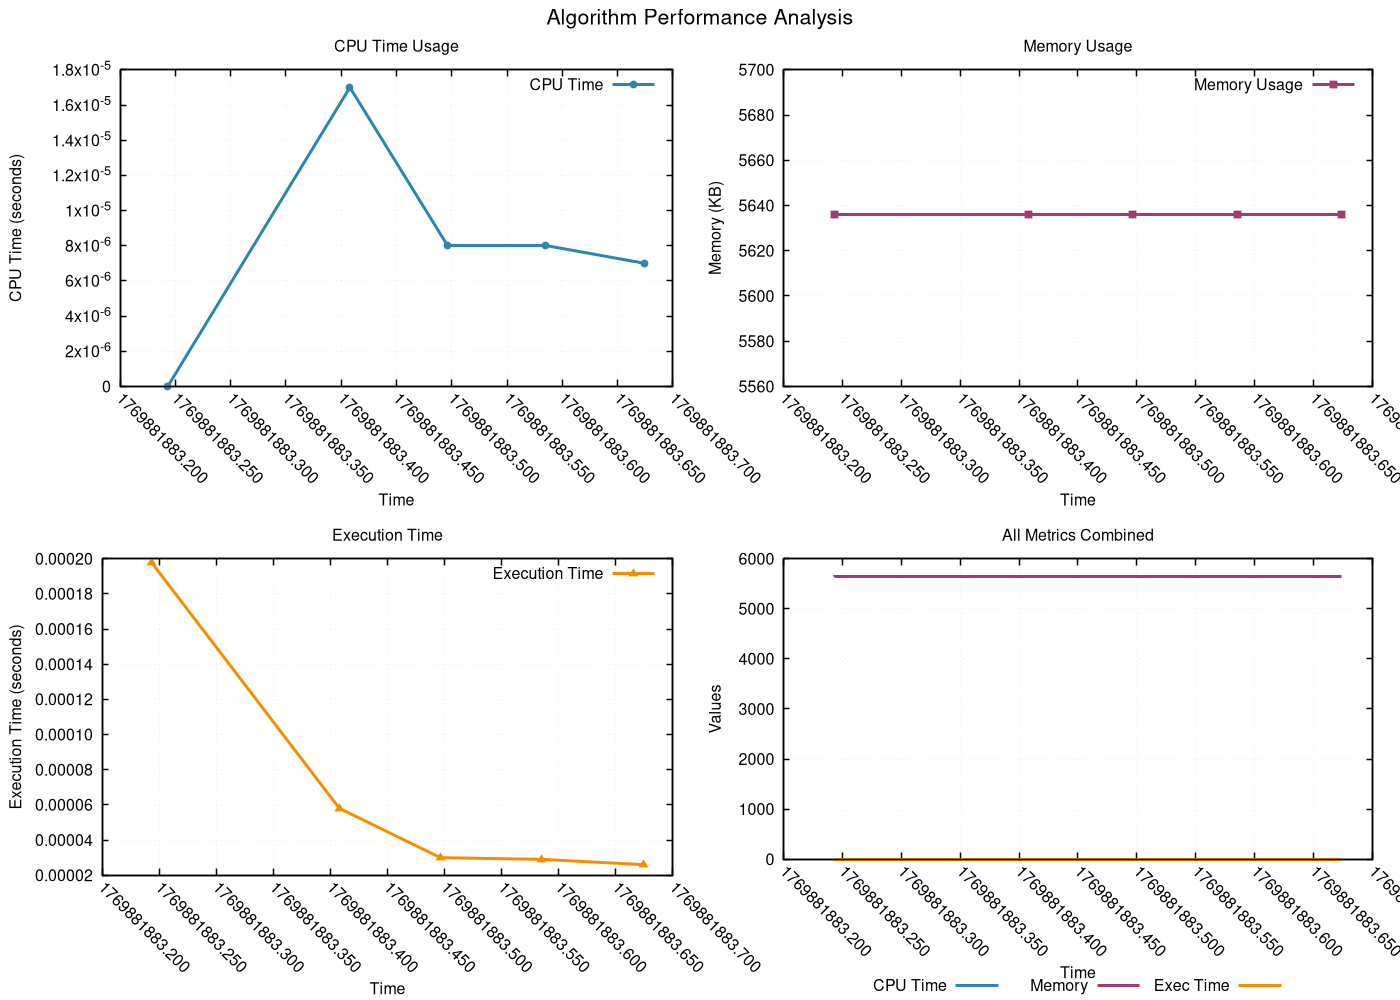

This chart was generated by the following gnuplot code:
# GNUplot script for resource monitoring
set terminal pngcairo enhanced font 'Helvetica,12' size 1400,1000
set output 'png/linear_search_20260131_225122.png'

set multiplot layout 2,2 title 'Algorithm Performance Analysis' font 'Helvetica,16'
set style line 1 lc rgb '#2E86AB' lt 1 lw 3 pt 7 ps 0.8
set style line 2 lc rgb '#A23B72' lt 1 lw 3 pt 5 ps 0.8
set style line 3 lc rgb '#F18F01' lt 1 lw 3 pt 9 ps 0.8
set style line 4 lc rgb '#F19C79' lt 1 lw 3 pt 11 ps 0.8
set style line 5 lc rgb '#0ABB9F' lt 1 lw 3 pt 13 ps 0.8

set format x "%.3f"
set xtics rotate by -45
set autoscale x

set title 'CPU Time Usage'
set xlabel 'Time'
set ylabel 'CPU Time (seconds)'
set grid linestyle 1 lc rgb '#D3D3D3' lt 0 lw 1
set border linewidth 1.5
plot 'png/linear_search_20260131_225122.dat' using 1:2 with linespoints ls 1 title 'CPU Time'
set title 'Memory Usage'
set xlabel 'Time'
set ylabel 'Memory (KB)'
set grid linestyle 1 lc rgb '#D3D3D3' lt 0 lw 1
set border linewidth 1.5
plot 'png/linear_search_20260131_225122.dat' using 1:3 with linespoints ls 2 title 'Memory Usage'
set title 'Execution Time'
set xlabel 'Time'
set ylabel 'Execution Time (seconds)'
set grid linestyle 1 lc rgb '#D3D3D3' lt 0 lw 1
set border linewidth 1.5
plot 'png/linear_search_20260131_225122.dat' using 1:4 with linespoints ls 3 title 'Execution Time'
set title 'All Metrics Combined'
set xlabel 'Time'
set ylabel 'Values'
set grid linestyle 1 lc rgb '#D3D3D3' lt 0 lw 1
set border linewidth 1.5
set key outside center bottom horizontal
plot 'png/linear_search_20260131_225122.dat' using 1:2 with lines ls 1 title 'CPU Time', \
     'png/linear_search_20260131_225122.dat' using 1:3 with lines ls 2 title 'Memory', \
     'png/linear_search_20260131_225122.dat' using 1:4 with lines ls 3 title 'Exec Time'
unset multiplot
